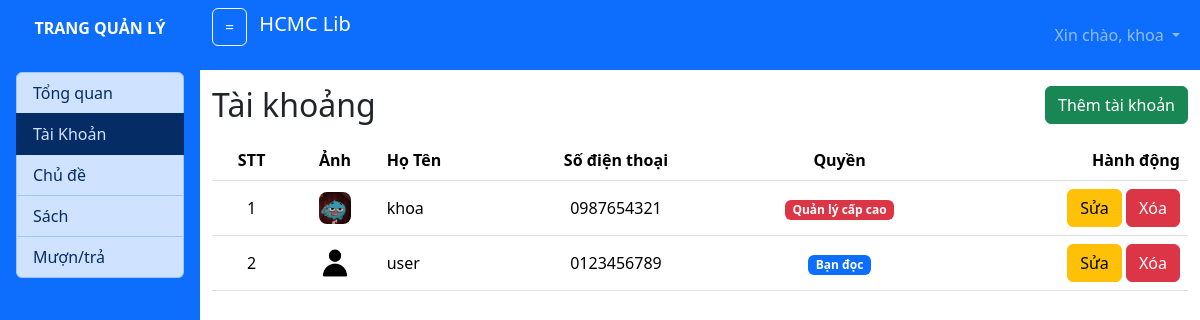
Page /admin/user (signed in) on the committed database.
### tables this page shows
CREATE TABLE `taikhoan` (
  `MaTK` int NOT NULL,
  `SoDienThoai` text NOT NULL,
  `MatKhau` int NOT NULL,
  `HoTen` varchar(50) NOT NULL,
  `HinhAnh` varchar(50) DEFAULT NULL,
  `ViTien` int DEFAULT '0' COMMENT 'Tiền cọc mở tài khoản và thanh toán chi phí mượn sách',
  `Quyen` int NOT NULL DEFAULT '0' COMMENT '0:bạn đọc, 1:quản lý, 2: qly cap cao'
);

### config.php (called while the page is built, shortened)
<?php
    $base_url = 'http://localhost:8080/thuvien/';
?>

### model/m_pdo.php (called while the page is built, shortened)
<?php
function pdo_get_connection(){
    $dburl = "mysql:host=localhost;dbname=thuvien;charset=utf8";
    $username = 'root';
    $password = '';
    $conn = new PDO($dburl, $username, $password);
    $conn->setAttribute(PDO::ATTR_ERRMODE, PDO::ERRMODE_EXCEPTION);
    return $conn;
}
function pdo_query($sql){
    $sql_args = array_slice(func_get_args(), 1);
    try{
        $conn = pdo_get_connection();
        $stmt = $conn->prepare($sql);
        $stmt->execute($sql_args);
        $rows = $stmt->fetchAll();
        return $rows;
    }
    catch(PDOException $e){
        throw $e;
    }
    finally{
        unset($conn);
    }
}

### model/m_user.php (called while the page is built, shortened)
<?php
include_once 'm_pdo.php';
function user_getAll(){
    return pdo_query("SELECT * from taikhoan");
}
?>

### view/v_admin_user.php (the view, shortened to what this page needs)
<a href="<?=$base_url?>admin/user/add" class="btn btn-success float-end">Thêm tài khoản</a>
<h2 class="my-3">Tài khoảng</h2>
  <table class="table text-center align-middle">
    <thead>
      <tr>
        <th>STT</th>
        <th>Ảnh</th>
        <th class="text-start">Họ Tên</th>
        <th>Số điện thoại</th>
        <th>Quyền</th>
        <th class="text-end">Hành động</th>
      </tr>
    </thead>
    <tbody>
  <?php $i=1; foreach($dsTK as $tk): ?>
    <tr>
        <td><?=$i?></td>
        <td><img class="rounded-3" src="<?=$base_url?>upload/avatar/<?=$tk['HinhAnh']?>" alt="" style="width: 32px;height: 32px;"></td>
        <td class="text-start"><?=$tk['HoTen']?></td>
        <td><?=$tk['SoDienThoai']?></td>
        <td>
          <?php
          switch ($tk['Quyen']) {
            case '2':
              echo '<span class="badge text-bg-danger">Quản lý cấp cao</span>';
              break;
            case '0':
              echo '<span class="badge text-bg-primary">Bạn đọc</span>';
              break;
          }
          ?>
          </td>
        <td class="text-end">
          <a href="<?=$base_url?>admin/user/edit/<?=$tk['MaTK']?>" class="btn btn-warning">Sửa</a>
          <button onclick="deleteUser(<?=$tk['MaTK']?>)" class="btn btn-danger">Xóa</button>
      </td>
    </tr>
  <?php $i++; endforeach; ?>
    </tbody>
  </table>

### rows in the picture
taikhoan: HinhAnh (picture), HoTen "khoa", SoDienThoai "0987654321", Quyen "Quản lý cấp cao"
taikhoan: HinhAnh (placeholder picture), HoTen "user", SoDienThoai "0123456789", Quyen "Bạn đọc"

### other values in the picture
$_SESSION['user']['HoTen'] "khoa"
